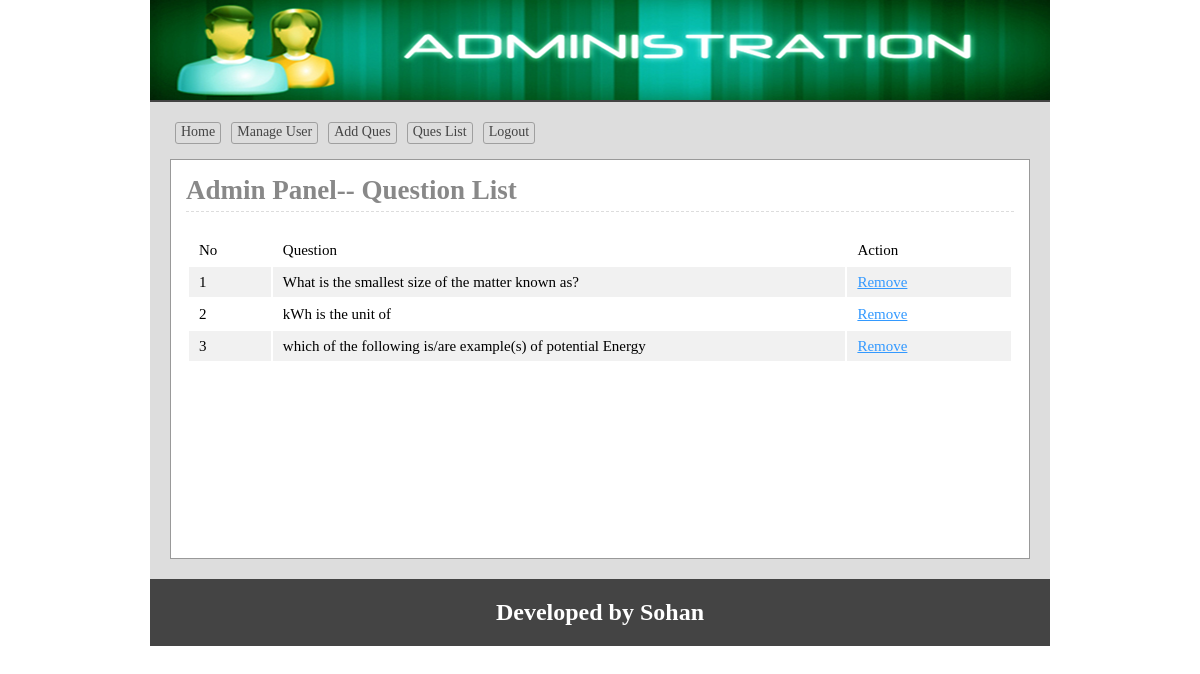
The page /admin/queslist.php on the database its author committed.
### tables this page shows
CREATE TABLE `question` (
  `id` int(11) NOT NULL,
  `quesNO` int(11) NOT NULL,
  `ques` text NOT NULL
);

### lib/Database.php (called while the page is built, shortened)
<?php
Class Database{
	public $host   = DB_HOST;
	public $user   = DB_USER;
	public $pass   = DB_PASS;
	public $dbname = DB_NAME;
	public $link;
	private function connectDB(){
	$this->link = new mysqli($this->host, $this->user, $this->pass, $this->dbname);
 }
	public function select($query){
		$result = $this->link->query($query) or die($this->link->error.__LINE__);
		if($result->num_rows > 0){
			return $result;
		} else {
			return false;
		}
	}
}

### classes/Exam.php (called while the page is built, shortened)
<?php
	$filepath = realpath(dirname(__FILE__));
	include_once ($filepath.'/../lib/Database.php');
	class Exam{
		private $db;
		function __construct(){
			$this->db = new Database();
		}
		public function getQueByOrder(){
			$query = "SELECT * FROM question ORDER BY quesNO ASC";
			$result = $this->db->select($query);
			return $result;
		}
	}
?>

### admin/queslist.php (the view, shortened to what this page needs)
<?php
    $filepath = realpath(dirname(__FILE__));
	include_once ($filepath.'/inc/header.php');
	include_once ($filepath.'/../classes/Exam.php');
	$exm = new Exam();
?>
<div class="main">
	<h1>Admin Panel-- Question List</h1>
	<div class="queslist">
		<table class="tblone">
			<tr>
				<td width="10%">No</td>
				<td width="70%">Question</td>
				<td width="20%">Action</td>
			</tr>
			<?php
				$examData = $exm->getQueByOrder();
				if ($examData) {
					$i = 0;
					while ($row = $examData->fetch_assoc()) {
						$i++;
			?>
			<tr>
				<td><?php echo $i; ?></td>
				<td><?php echo $row['ques']; ?></td>
				<td>
					<a onclick="return confirm('Are You Sure to Remove')" href="?del=<?php echo $row['quesNO']; ?>">Remove</a>
				</td>
			</tr>
			<?php } } ?>
		</table>
	</div>
</div>
<?php include 'inc/footer.php'; ?>

### admin/css/admin.css (style rules this page uses)
* { margin:0;padding:0;outline:none }
body { font-family:verdana }
.tblone { width:100%;border:1px solid #fff;margin:20px 0 }
.tblone td { font-size: 15px; padding: 5px 10px; }
table.tblone tr:nth-child(2n+1) { background:#fff;height:30px; }
table.tblone tr:nth-child(2n) { background:#f1f1f1;height:30px; }
.tblone td a { color:#3399FF; }
.main { background: #fff none repeat scroll 0 0; border: 1px solid #999; margin-top: 10px; min-height: 368px; padding: 15px; width: 828px; }
.main h1 { border-bottom: 1px dashed #ddd; color: #888; margin: 0 0 5px; padding-bottom: 5px; }

### rows shown on the page
question: ques "What is the smallest size of the matter known as?"
question: ques "kWh is the unit of"
question: ques "which of the following is/are example(s) of potential Energy"
